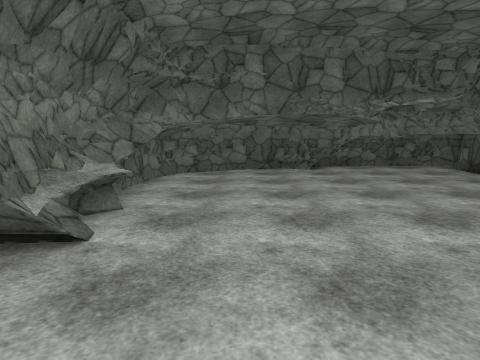
view 1 (above)

17 first-person views from a walk through a Unity game level. The camera is 1.5 m above the floor, tilts 8° down and sees 80° across. Doors are open. The floor is counted in squares, 1 m on a side. Each view is taken from the middle of a square. On the plan, view 1 faces up. The plan holds only what a view shows up to about 14 squares ahead; the rest is blank. The place goes on beyond the plan. The player is left out. Some animated figures are not drawn. Surface patterns are stand-ins for the level's own textures.

view 2
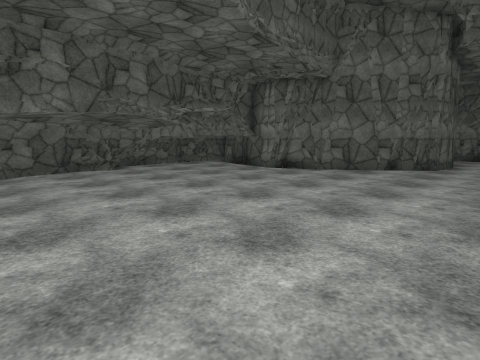

view 3
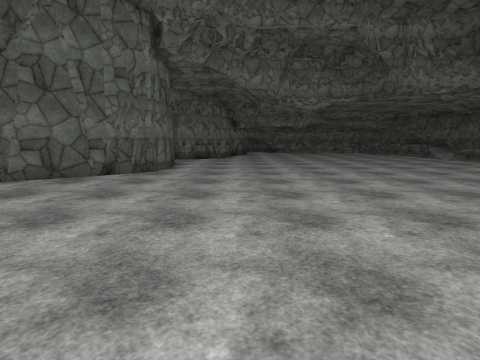

view 4
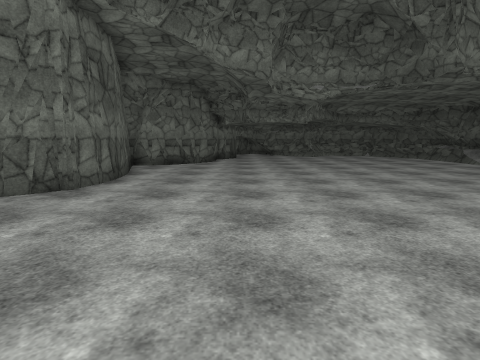

view 5
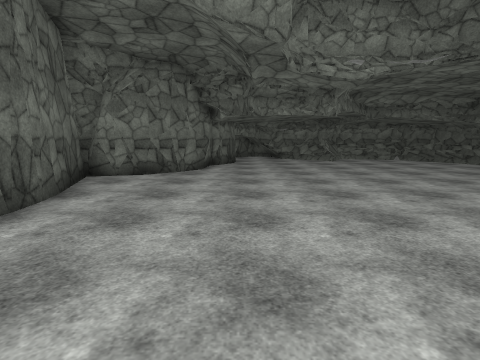

view 6
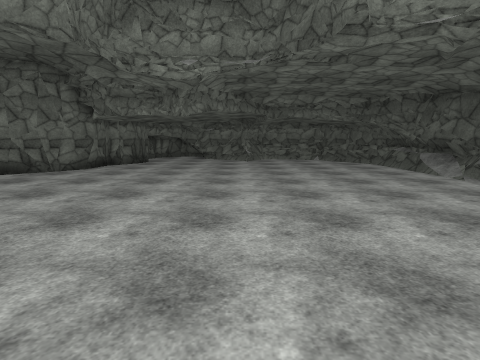

view 7
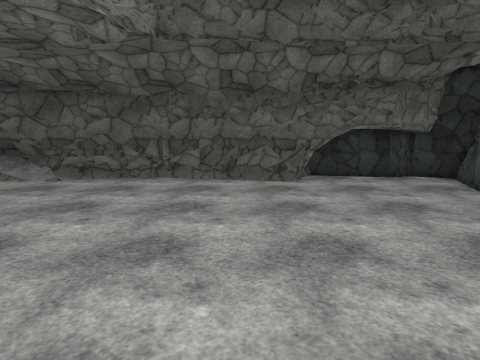

view 8
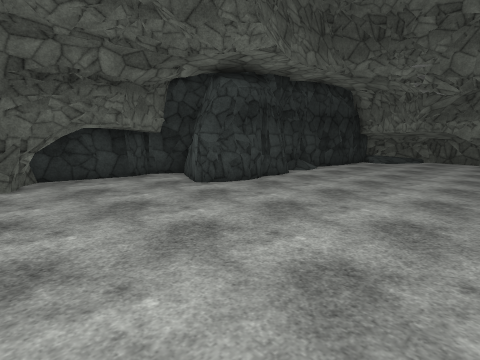

view 9
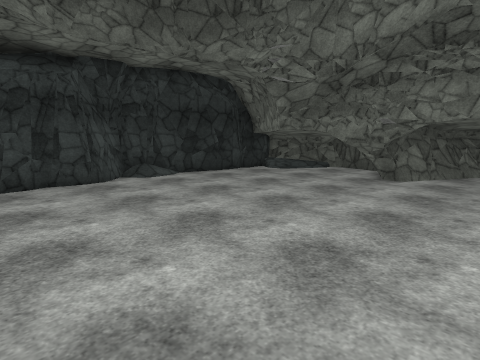

view 10
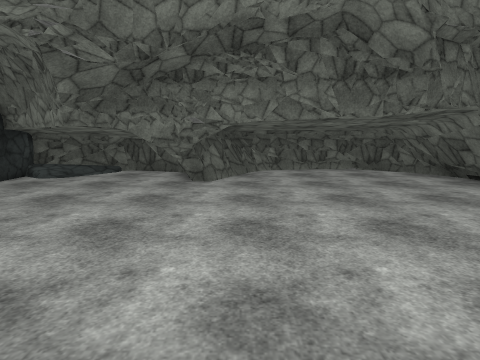

view 11
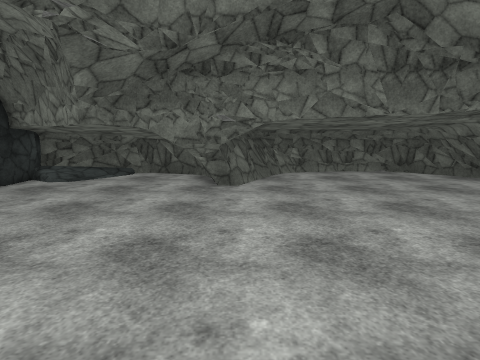

view 12
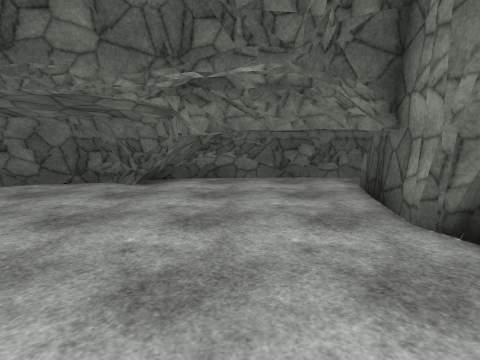

view 13
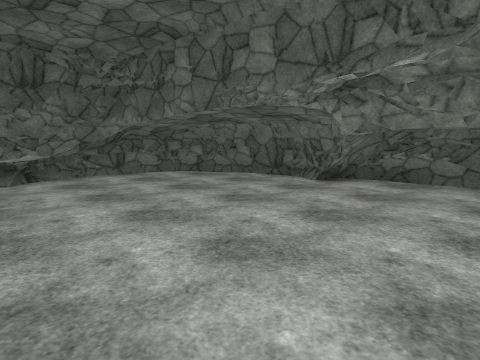

view 14
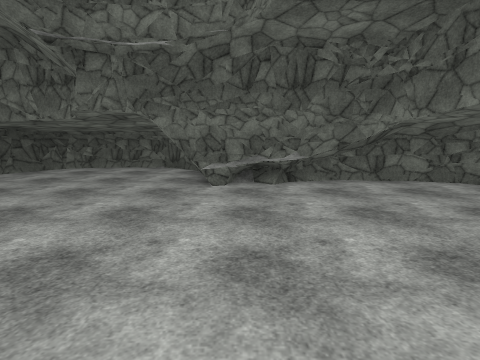

view 15
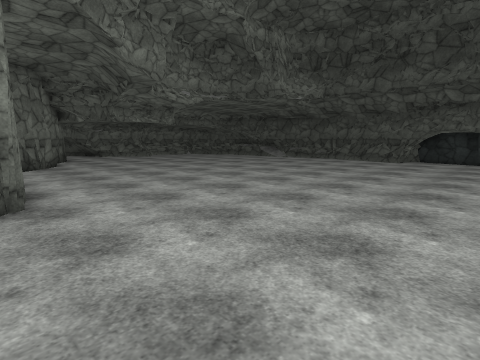

view 16
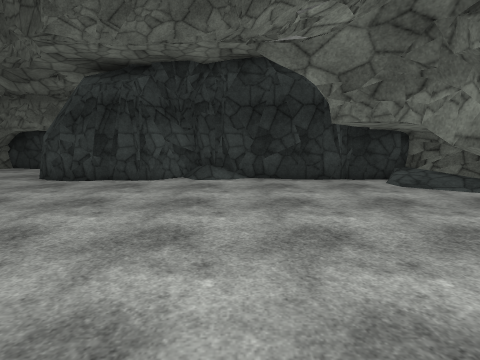

view 17
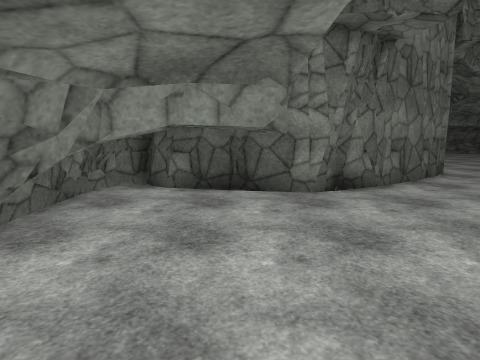

### Floor plan
Key: @ floor where view 1 was taken; # wall or solid block; . floor; / step, stairs or slope; = window, fence, low wall or low ledge; ^ raised ledge; v drop or lower ground.
Columns run from 9 left of view 1 to 25 right of it. Each row starts with its distance up from view 1.
 16              =#######
 15           ###^ .....#
 14        ####.##^.....#
 13       ##......#.....#
 12      ##........# ...#
 11      #.............##
 10      ##............##
  9      ##.............#
  8      ##.............##
  7      #^..............#
  6      #^=.............##
  5      #^...............##
  4      ##................##   #####
  3   #####.................#####...#
  2 ####............................##
  1 #................................##
  0 #........@........................#
 -1 #..................................
 -2 #..................................
 -3 #..................................
 -4 ##.................................
 -5 ####...............................
 -6   ####.............................
 -7     ##.............................
 -8   #  #.............................
 -9   #................................
-10   #................................
-11   #................................
-12   # ...............................
-13   #  ..............................
-14    #######//######.................
-15          ####   ##.................
-16                 #..................
-17                 #...#####==..==####
-18                 ######   v###v  v

Positions as (right, up) in squares from view 1, and headings:
1: (0, 0), facing up
2: (-2, 0), facing up-right
3: (1, -1), facing right
4: (6, -2), facing right
5: (11, -2), facing right
6: (11, -8), facing right
7: (15, -6), facing down
8: (14, -6), facing down-left
9: (7, -3), facing down-left
10: (6, -5), facing left
11: (5, -6), facing left
12: (7, 5), facing up
13: (9, 5), facing up-left
14: (7, 5), facing left
15: (7, 4), facing down-right
16: (0, -3), facing down
17: (2, 12), facing right
